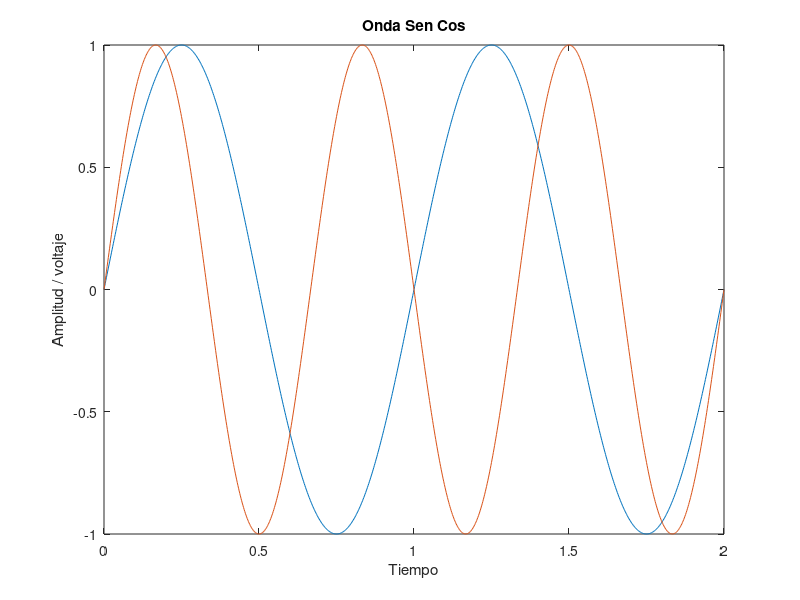

MATLAB code to generate this figure:

A=1;    %Amplitud
F=1;    %Frecuencia de 7Hz
Fm=1000 %Frecuencia de muestreo, 1000 muestras por segundo
n=0:2/Fm:2;     %Declaracion de mi tiempo discreto
Fase=0; %Fase
X=A*sin(2*pi*F*n+Fase); %Se genera la senal senoidal
figure(1),plot(n,X)
hold on;
xlabel("Tiempo")
ylabel("Amplitud / voltaje")
title("Onda Sen Cos")

A1=1;    
F1=1.5;    
Fase1=0;
X1=A1*sin(2*pi*F1*n+Fase1);
figure(1),plot(n,X1)